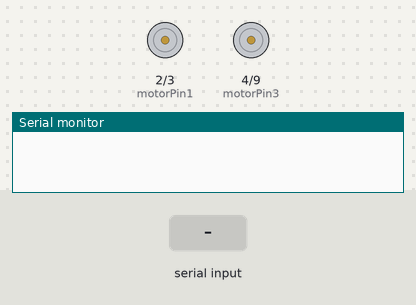
Recording of a sketch running on a simulated Arduino Uno, built with avr-gcc and run on an emulated ATmega328P. Parts: motor-driver pin pairs drawn as motors (green arrow = first pin HIGH = forward, orange = second pin HIGH = backward, longer = more drive), the last lines printed to the serial monitor. The test bench sets the inputs (shaded band).

Above: at 1.2 s.
1.3 s: "q" received over the second serial link
2.8 s: "b" received over the second serial link
At 3.6 s:
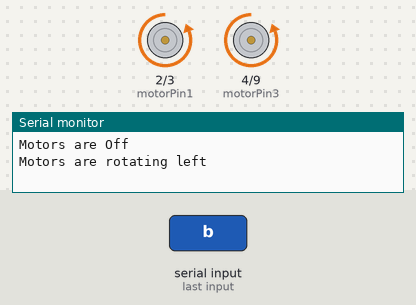
4.3 s: "f" received over the second serial link
At 4.8 s:
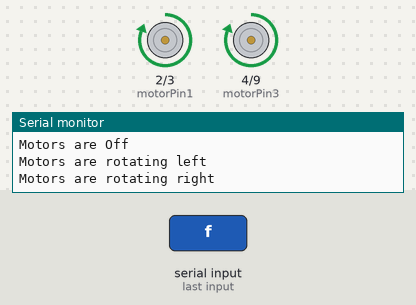
5.8 s: "r" received over the second serial link
At 7.0 s:
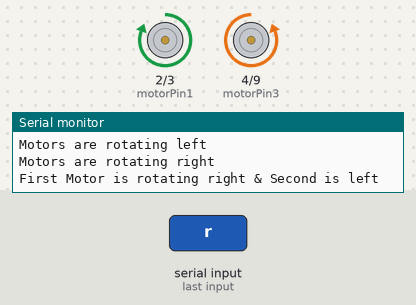
7.3 s: "l" received over the second serial link
At 8.3 s:
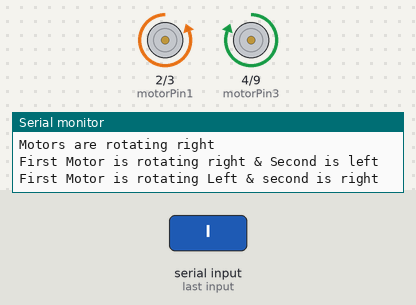
8.8 s: "s" received over the second serial link
At 9.4 s:
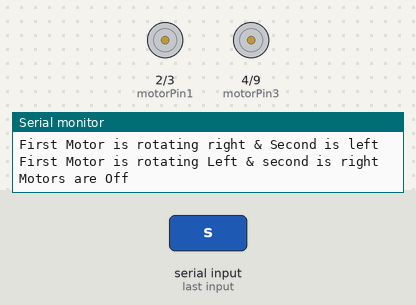
Timing chart, 0 to 11.3 s (numbered marks = the images above; inputs shaded):
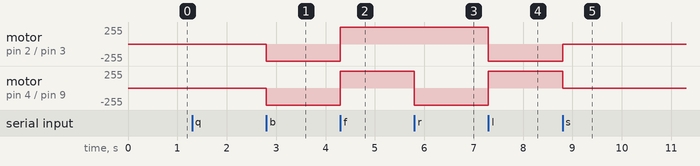

Measured:
- after the input at 2.8 s, motor on pin 2 (motorPin1) / pin 3 (motorPin2), motor on pin 4 (motorPin3) / pin 9 (motorPin4): stopped → backward 255/255 at once
- after the input at 4.3 s, motor on pin 2 (motorPin1) / pin 3 (motorPin2), motor on pin 4 (motorPin3) / pin 9 (motorPin4): backward 255/255 → forward 255/255 at once
- after the input at 5.8 s, motor on pin 4 (motorPin3) / pin 9 (motorPin4): forward 255/255 → backward 255/255 at once
- after the input at 7.3 s, motor on pin 2 (motorPin1) / pin 3 (motorPin2): forward 255/255 → backward 255/255 at once; motor on pin 4 (motorPin3) / pin 9 (motorPin4): backward 255/255 → forward 255/255 at once
- after the input at 8.8 s, motor on pin 2 (motorPin1) / pin 3 (motorPin2): backward 255/255 → stopped at once; motor on pin 4 (motorPin3) / pin 9 (motorPin4): forward 255/255 → stopped at once

The sketch:

DriveConnect.ino
```cpp
#include <SoftwareSerial.h>
SoftwareSerial BlueTooth(A0, A1);    // (TXD, RXD) of HC-06
char BT_input;                    // to store input character received via BT.
int motorPin1 = 2;                // pin 2 on L293D IC
int motorPin2 = 3;                // pin 7 on L293D IC
int motorPin3 = 4;               // pin 15 on L293D IC
int motorPin4 = 9;               // pin 10 on L293D IC
//PORT 6 for BT
void setup()
{
  BlueTooth.begin(38400);
  Serial.begin(38400);
  pinMode(motorPin1, OUTPUT);
  pinMode(motorPin2, OUTPUT);
  pinMode(motorPin3, OUTPUT);
  pinMode(motorPin4, OUTPUT);
}

void loop()
{
  if (BlueTooth.available())
  {
   BT_input=BlueTooth.read();
   if (BT_input=='q')
    {
      digitalWrite(motorPin1, HIGH);
      digitalWrite(motorPin2, HIGH);
      digitalWrite(motorPin3, HIGH);
      digitalWrite(motorPin4, HIGH);
      Serial.println("Motors are Off");
    }
    if (BT_input=='s')
    {
      digitalWrite(motorPin1, LOW);
      digitalWrite(motorPin2, LOW);
      digitalWrite(motorPin3, LOW);
      digitalWrite(motorPin4, LOW);
      Serial.println("Motors are Off");
    }
    else if (BT_input=='b')
    {
      digitalWrite(motorPin1, LOW);
      digitalWrite(motorPin2, HIGH);
      digitalWrite(motorPin3, LOW);
      digitalWrite(motorPin4, HIGH);
      Serial.println("Motors are rotating left");
    }
    else if (BT_input=='f')
    {
      digitalWrite(motorPin1, HIGH);
      digitalWrite(motorPin2, LOW);
      digitalWrite(motorPin3, HIGH);
      digitalWrite(motorPin4, LOW);
      Serial.println("Motors are rotating right");
    }
   else if (BT_input=='r')
    {
      digitalWrite(motorPin1, HIGH);
      digitalWrite(motorPin2, LOW);
      digitalWrite(motorPin3, LOW);
      digitalWrite(motorPin4, HIGH);
      Serial.println("First Motor is rotating right & Second is left");
    }
    else if (BT_input=='b')
    {
      digitalWrite(motorPin1, LOW);
      digitalWrite(motorPin2, LOW);
      digitalWrite(motorPin3, HIGH);
      digitalWrite(motorPin4, HIGH);
      Serial.println("First Motor is rotating right & Second is left");
    }
    else if (BT_input=='l')
    {
      digitalWrite(motorPin1, LOW);
      digitalWrite(motorPin2, HIGH);
      digitalWrite(motorPin3, HIGH);
      digitalWrite(motorPin4, LOW);
      Serial.println("First Motor is rotating Left & second is right");
    }
  }

}
```
